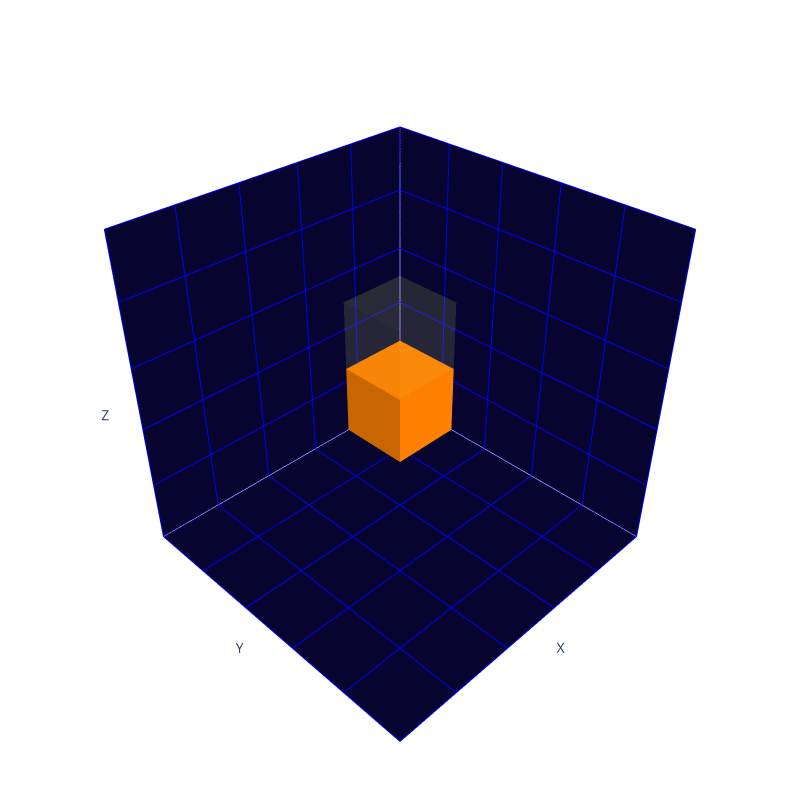

Here is the notebook cell this chart was saved with:
### Code cell
event = test_set_p[3]
true_img = np.zeros((125,))

for i in range(true_img.shape[0]):
    true_img[i] = float(event["image"][i])

true_img = true_img.reshape(5, 5, 5)

# get back the normalization
min_charge = 0
max_charge = test_set_p.metadata['statistics']['per_tree'][args.particle]['recon_charge']['max']
true_img = (true_img + 1) / 2
true_img *= (max_charge - min_charge)
true_img += min_charge

print(test_set_p.metadata['statistics']['per_tree']['proton_contained']['recon_charge']['std'])
print(test_set_p.metadata['statistics']['per_tree']['proton_contained']['recon_charge']['mean'])

max_energy = true_img.max()

print(true_img)

print("- True image:")
plotly_generate(true_img, max_energy=max_energy)

### Figure 1 — Plotly figure (JSON) as saved in the notebook; plotly's stock layout.template omitted (floating-point values rounded to 4 significant figures)
{"data": [{"color": "#FC7F00", "colorbar": {"thickness": 20, "title": {"text": "Voxel Values"}}, "flatshading": true, "i": [7, 0, 0, 0, 4, 4, 6, 6, 4, 0, 3, 2], "j": [3, 4, 1, 2, 5, 6, 5, 2, 0, 1, 6, 3], "k": [0, 7, 2, 3, 6, 7, 1, 1, 5, 5, 7, 6], "opacity": 1, "type": "mesh3d", "x": [2, 2, 3, 3, 2, 2, 3, 3], "y": [2, 3, 3, 2, 2, 3, 3, 2], "z": [2, 2, 2, 2, 3, 3, 3, 3]}, {"color": "#E6FC6F", "colorbar": {"thickness": 20, "title": {"text": "Voxel Values"}}, "flatshading": true, "i": [7, 0, 0, 0, 4, 4, 6, 6, 4, 0, 3, 2], "j": [3, 4, 1, 2, 5, 6, 5, 2, 0, 1, 6, 3], "k": [0, 7, 2, 3, 6, 7, 1, 1, 5, 5, 7, 6], "opacity": 0.08054, "type": "mesh3d", "x": [2, 2, 3, 3, 2, 2, 3, 3], "y": [2, 3, 3, 2, 2, 3, 3, 2], "z": [3, 3, 3, 3, 4, 4, 4, 4]}], "layout": {"height": 800, "margin": {"b": 0, "l": 0, "r": 0, "t": 0}, "paper_bgcolor": "rgba(0, 0, 0, 0)", "plot_bgcolor": "rgba(0, 0, 0, 0)", "scene": {"aspectmode": "cube", "camera": {"center": {"x": 0, "y": 0, "z": 0}, "eye": {"x": 1.5, "y": 1.5, "z": 1.5}}, "xaxis": {"backgroundcolor": "#07042F", "gridcolor": "blue", "range": [0, 5], "showticklabels": false, "title": {"text": "X"}}, "yaxis": {"backgroundcolor": "#07042F", "gridcolor": "blue", "range": [0, 5], "showticklabels": false, "title": {"text": "Y"}}, "zaxis": {"backgroundcolor": "#07042F", "gridcolor": "blue", "range": [0, 5], "showticklabels": false, "title": {"text": "Z"}}}, "width": 800}}
